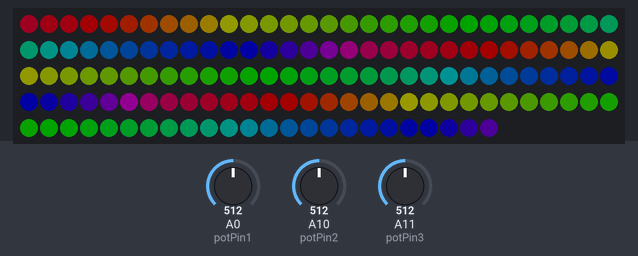
The sketch below on a simulated Arduino Mega 2560, built with avr-gcc and run on an emulated ATmega2560. Shown: 144 RGB LEDs in strip order, left to right, continuing on the next row. The inputs (shaded band) are chosen by the test bench; at power-on: A0 (potPin1) = 512, A10 (potPin2) = 512, A11 (potPin3) = 512. Dim RGB values are drawn brighter than linear; colours are those a GRB WS2812 strip shows for the declared byte order.

Above: at 1.25 s.
1.3 s: A0 (potPin1) set to 25
At 1.44 s:
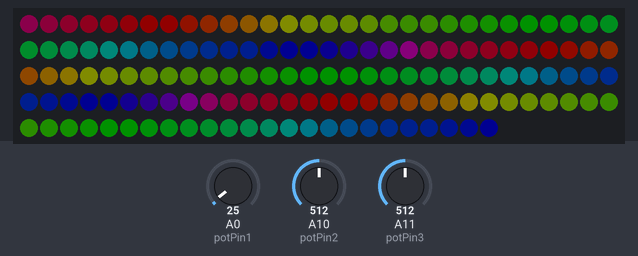
2.9 s: A0 (potPin1) set to 22
4.4 s: A10 (potPin2) set to 122
At 4.42 s:
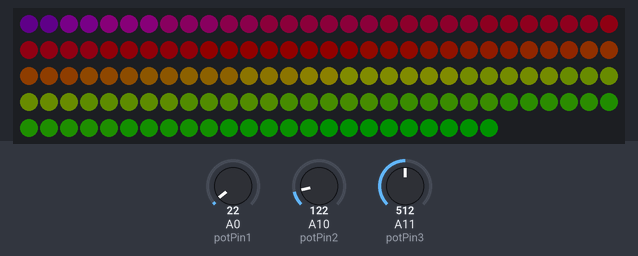
6.0 s: A11 (potPin3) set to 1023
At 6.12 s:
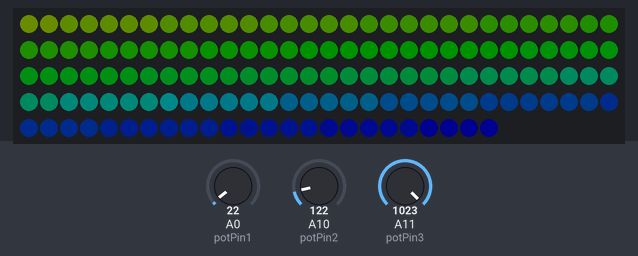
7.6 s: A10 (potPin2) set to 22
At 7.63 s:
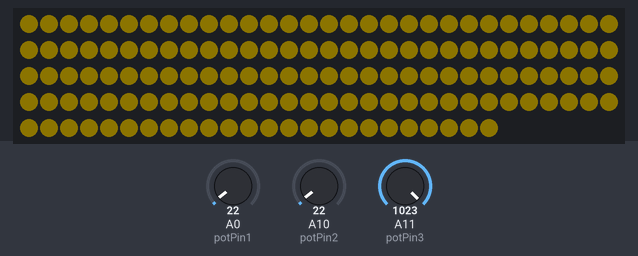
9.2 s: A10 (potPin2) set to 716
At 11.11 s:
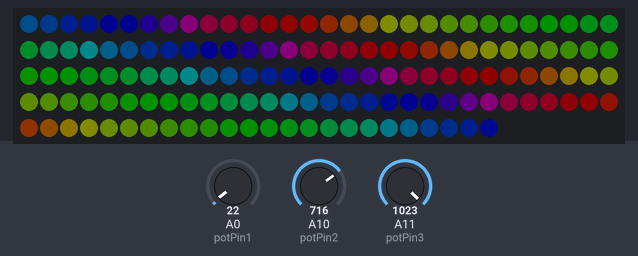

Measured:
- after the input at 4.4 s, the LEDs: change at once (image 2)
- after the input at 7.6 s, the LEDs: change at once (image 4)
- after the input at 9.2 s, the LEDs: first change at once (image 5 shows a later state)

The sketch:

rainbow-belt.ino
```cpp
#include "FastLED.h"
#include <stdlib.h>
#include <math.h>

#define stripPin    11  // data output pin for WS2812 strip
#define potPin1     A0  // input pin for value potentiometer
#define potPin2     A10 // input pin for cycle length potentiometer
#define potPin3     A11 // input pin for cycle time potentiometer
#define numOfPixels 144
#define saturation  255
#define msPerFrame  33
#define threshold   32

CRGB leds[numOfPixels];
float value, huePerSecond, huePerPixel;
float input1, input2, input3, read1, read2, read3, hue = 0;

/////////////////////////////////////////////////////

void setup() {
  FastLED.addLeds<WS2812, stripPin>(leds, numOfPixels);
}

void loop() {
  read1 = analogRead(potPin1);
  read2 = analogRead(potPin2);
  read3 = analogRead(potPin3);

  if (abs(read1 - input1) > threshold) input1 = read1;
  if (abs(read2 - input2) > threshold) input2 = read2;
  if (abs(read3 - input3) > threshold) input3 = read3;

  value        = input1 < 24 ? 0 : map(input1, 24, 1024, 64, 128);
  huePerPixel  = input2 < 24 ? 0 : map(input2, 24, 1024, 0, 255) / 24.0;
  huePerSecond = input3 < 24 ? 0 : map(input3, 24, 1024, 0, 255);

  hue += huePerSecond * (msPerFrame / 1000.0);

  for (int pixel = 0; pixel < numOfPixels; pixel++) {
    leds[pixel] = CHSV(hue - huePerPixel * pixel, saturation, value);
  }

  FastLED.show();
  delay(msPerFrame);
}
```
